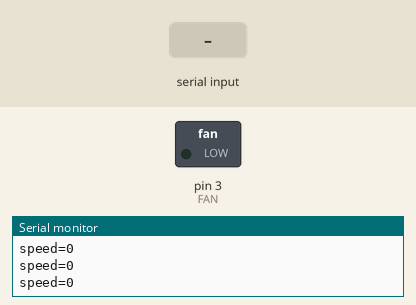
Recording of a sketch running on a simulated Arduino Uno, built with avr-gcc and run on an emulated ATmega328P. Shown: switched loads named in the sketch (green lamp = pin HIGH), the last lines printed to the serial monitor. The test bench sets the inputs (shaded band).

Above: at 1.2 s.
1.3 s: "speed 90\n" received over Serial
At 2.6 s:
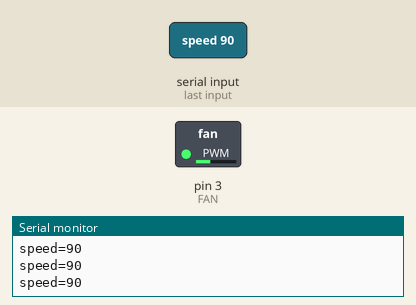
2.9 s: "speed ,45\n" received over Serial
At 4.1 s:
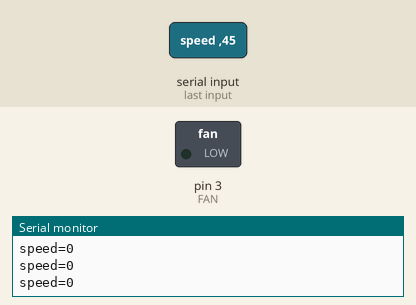
Timing chart, 0 to 5.9 s (numbered marks = the images above; inputs shaded):
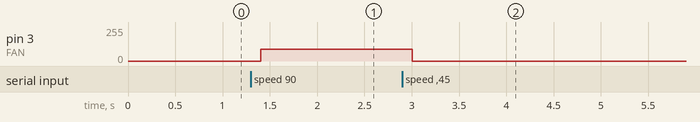

Measured:
- after the input at 1.3 s, pin 3 (FAN): 0/255 → 90/255 after 0.10 s
- after the input at 2.9 s, pin 3 (FAN): 90/255 → 0/255 after 0.10 s

The sketch:

fan.ino
```cpp
// Fan motor switched by a PN2222 on D3 (via 1k). Send "speed <0-255>".
const int FAN = 3;
int speed = 0;

void setup() {
  Serial.begin(115200);
  pinMode(FAN, OUTPUT);
}

void loop() {
  if (Serial.available()) {
    String c = Serial.readStringUntil('\n');
    c.trim();
    if (c.startsWith("speed ")) speed = constrain(c.substring(6).toInt(), 0, 255);
  }
  analogWrite(FAN, speed);
  Serial.print("speed=");
  Serial.println(speed);
  delay(200);
}
```
